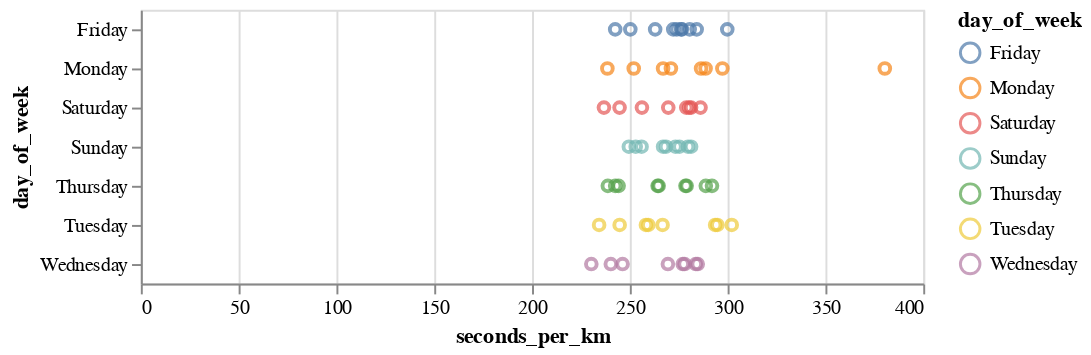

Notebook code for this chart:
### Code cell
# interaktiv
alt.Chart(df).mark_point().encode(
    x = "seconds_per_km",
    y = "day_of_week",
    color = "day_of_week"
).interactive()

### Figure 1 — Vega-Lite specification as saved in the notebook (floating-point values rounded to 4 significant figures)
{"$schema": "https://vega.github.io/schema/vega-lite/v4.8.1.json", "config": {"view": {"continuousHeight": 300, "continuousWidth": 400}}, "data": {"name": "data-31c7fd9393a38aac112a5c8ac5ad6139"}, "datasets": {"data-31c7fd9393a38aac112a5c8ac5ad6139": [{"Unnamed: 0": 182, "avgPace(/meter)": 0.3787, "calories(kcal)": 71, "date": "2022-01-10 20:39", "day_of_week": "Monday", "distance(m)": 1191, "distance_rounded": 1, "maxPace(/meter)": 7.246, "minPace(/meter)": 0.2501, "seconds_per_km": 380.4, "speed_per_km": "06:20.35", "sportTime(s)": 453, "startTime": "2022-01-10T13:39:17+00:00", "type": 1, "week": 2}, {"Unnamed: 0": 178, "avgPace(/meter)": 0.2878, "calories(kcal)": 60, "date": "2022-01-13 16:23", "day_of_week": "Thursday", "distance(m)": 1004, "distance_rounded": 1, "maxPace(/meter)": 2.342, "minPace(/meter)": 0.1982, "seconds_per_km": 288.8, "speed_per_km": "04:48.84", "sportTime(s)": 290, "startTime": "2022-01-13T09:23:16+00:00", "type": 1, "week": 2}, {"Unnamed: 0": 176, "avgPace(/meter)": 0.2637, "calories(kcal)": 39, "date": "2022-02-03 17:41", "day_of_week": "Thursday", "distance(m)": 1001, "distance_rounded": 1, "maxPace(/meter)": 0.609, "minPace(/meter)": 0.1993, "seconds_per_km": 264.7, "speed_per_km": "04:24.74", "sportTime(s)": 265, "startTime": "2022-02-03T10:41:12+00:00", "type": 1, "week": 5}, {"Unnamed: 0": 172, "avgPace(/meter)": 0.2803, "calories(kcal)": 50, "date": "2022-02-05 18:46", "day_of_week": "Saturday", "distance(m)": 1006, "distance_rounded": 1, "maxPace(/meter)": 0.6911, "minPace(/meter)": 0.229, "seconds_per_km": 281.3, "speed_per_km": "04:41.31", "sportTime(s)": 283, "startTime": "2022-02-05T11:46:47+00:00", "type": 1, "week": 5}, {"Unnamed: 0": 169, "avgPace(/meter)": 0.2675, "calories(kcal)": 34, "date": "2022-02-06 18:36", "day_of_week": "Sunday", "distance(m)": 1013, "distance_rounded": 1, "maxPace(/meter)": 0.6361, "minPace(/meter)": 0.2325, "seconds_per_km": 268.5, "speed_per_km": "04:28.51", "sportTime(s)": 272, "startTime": "2022-02-06T11:36:48+00:00", "type": 1, "week": 5}, {"Unnamed: 0": 166, "avgPace(/meter)": 0.26, "calories(kcal)": 39, "date": "2022-02-11 18:49", "day_of_week": "Friday", "distance(m)": 1004, "distance_rounded": 1, "maxPace(/meter)": 0.788, "minPace(/meter)": 0.198, "seconds_per_km": 262.9, "speed_per_km": "04:22.95", "sportTime(s)": 264, "startTime": "2022-02-11T11:49:54+00:00", "type": 1, "week": 6}, {"Unnamed: 0": 163, "avgPace(/meter)": 0.2552, "calories(kcal)": 44, "date": "2022-02-12 18:25", "day_of_week": "Saturday", "distance(m)": 1011, "distance_rounded": 1, "maxPace(/meter)": 0.5571, "minPace(/meter)": 0.1928, "seconds_per_km": 256.2, "speed_per_km": "04:16.18", "sportTime(s)": 259, "startTime": "2022-02-12T11:25:02+00:00", "type": 1, "week": 6}, {"Unnamed: 0": 161, "avgPace(/meter)": 0.255, "calories(kcal)": 37, "date": "2022-02-13 18:09", "day_of_week": "Sunday", "distance(m)": 1000, "distance_rounded": 1, "maxPace(/meter)": 0.576, "minPace(/meter)": 0.194, "seconds_per_km": 256, "speed_per_km": "04:16.00", "sportTime(s)": 256, "startTime": "2022-02-13T11:09:12+00:00", "type": 1, "week": 6}, {"Unnamed: 0": 157, "avgPace(/meter)": 0.2854, "calories(kcal)": 43, "date": "2022-02-14 18:50", "day_of_week": "Monday", "distance(m)": 1002, "distance_rounded": 1, "maxPace(/meter)": 0.7446, "minPace(/meter)": 0.2587, "seconds_per_km": 286.4, "speed_per_km": "04:46.43", "sportTime(s)": 287, "startTime": "2022-02-14T11:50:09+00:00", "type": 1, "week": 7}, {"Unnamed: 0": 155, "avgPace(/meter)": 0.2827, "calories(kcal)": 60, "date": "2022-02-16 18:12", "day_of_week": "Wednesday", "distance(m)": 1001, "distance_rounded": 1, "maxPace(/meter)": 2.165, "minPace(/meter)": 0.1834, "seconds_per_km": 283.7, "speed_per_km": "04:43.72", "sportTime(s)": 284, "startTime": "2022-02-16T11:12:40+00:00", "type": 1, "week": 7}, {"Unnamed: 0": 152, "avgPace(/meter)": 0.2793, "calories(kcal)": 55, "date": "2022-03-05 07:10", "day_of_week": "Saturday", "distance(m)": 1006, "distance_rounded": 1, "maxPace(/meter)": 0.6154, "minPace(/meter)": 0.2083, "seconds_per_km": 280.3, "speed_per_km": "04:40.32", "sportTime(s)": 282, "startTime": "2022-03-05T00:10:22+00:00", "type": 1, "week": 9}, {"Unnamed: 0": 150, "avgPace(/meter)": 0.2796, "calories(kcal)": 47, "date": "2022-03-18 18:26", "day_of_week": "Friday", "distance(m)": 1005, "distance_rounded": 1, "maxPace(/meter)": 0.8749, "minPace(/meter)": 0.2372, "seconds_per_km": 280.6, "speed_per_km": "04:40.60", "sportTime(s)": 282, "startTime": "2022-03-18T11:26:11+00:00", "type": 1, "week": 11}, {"Unnamed: 0": 146, "avgPace(/meter)": 0.2964, "calories(kcal)": 57, "date": "2022-03-28 18:45", "day_of_week": "Monday", "distance(m)": 1046, "distance_rounded": 1, "maxPace(/meter)": 0.639, "minPace(/meter)": 0.2149, "seconds_per_km": 297.3, "speed_per_km": "04:57.32", "sportTime(s)": 311, "startTime": "2022-03-28T11:45:13+00:00", "type": 1, "week": 13}, {"Unnamed: 0": 144, "avgPace(/meter)": 0.3011, "calories(kcal)": 57, "date": "2022-03-29 19:02", "day_of_week": "Tuesday", "distance(m)": 1003, "distance_rounded": 1, "maxPace(/meter)": 0.6835, "minPace(/meter)": 0.2301, "seconds_per_km": 302.1, "speed_per_km": "05:2.09", "sportTime(s)": 303, "startTime": "2022-03-29T12:02:25+00:00", "type": 1, "week": 13}, {"Unnamed: 0": 142, "avgPace(/meter)": 0.2837, "calories(kcal)": 49, "date": "2022-03-30 18:52", "day_of_week": "Wednesday", "distance(m)": 1001, "distance_rounded": 1, "maxPace(/meter)": 0.4753, "minPace(/meter)": 0.1658, "seconds_per_km": 284.7, "speed_per_km": "04:44.72", "sportTime(s)": 285, "startTime": "2022-03-30T11:52:16+00:00", "type": 1, "week": 13}, {"Unnamed: 0": 140, "avgPace(/meter)": 0.27, "calories(kcal)": 48, "date": "2022-04-04 17:57", "day_of_week": "Monday", "distance(m)": 1000, "distance_rounded": 1, "maxPace(/meter)": 0.7117, "minPace(/meter)": 0.2248, "seconds_per_km": 271, "speed_per_km": "04:31.00", "sportTime(s)": 271, "startTime": "2022-04-04T10:57:56+00:00", "type": 1, "week": 14}, {"Unnamed: 0": 137, "avgPace(/meter)": 0.273, "calories(kcal)": 51, "date": "2022-04-08 18:39", "day_of_week": "Friday", "distance(m)": 1000, "distance_rounded": 1, "maxPace(/meter)": 0.6707, "minPace(/meter)": 0.2315, "seconds_per_km": 274, "speed_per_km": "04:34.00", "sportTime(s)": 274, "startTime": "2022-04-08T11:39:28+00:00", "type": 1, "week": 14}, {"Unnamed: 0": 134, "avgPace(/meter)": 0.2744, "calories(kcal)": 45, "date": "2022-04-10 18:41", "day_of_week": "Sunday", "distance(m)": 1006, "distance_rounded": 1, "maxPace(/meter)": 0.6873, "minPace(/meter)": 0.2137, "seconds_per_km": 275.3, "speed_per_km": "04:35.35", "sportTime(s)": 277, "startTime": "2022-04-10T11:41:58+00:00", "type": 1, "week": 14}, {"Unnamed: 0": 131, "avgPace(/meter)": 0.277, "calories(kcal)": 44, "date": "2022-04-13 17:48", "day_of_week": "Wednesday", "distance(m)": 1000, "distance_rounded": 1, "maxPace(/meter)": 0.7634, "minPace(/meter)": 0.2038, "seconds_per_km": 278, "speed_per_km": "04:38.00", "sportTime(s)": 278, "startTime": "2022-04-13T10:48:11+00:00", "type": 1, "week": 15}, {"Unnamed: 0": 128, "avgPace(/meter)": 0.2756, "calories(kcal)": 39, "date": "2022-04-15 16:54", "day_of_week": "Friday", "distance(m)": 1005, "distance_rounded": 1, "maxPace(/meter)": 0.7968, "minPace(/meter)": 0.244, "seconds_per_km": 276.6, "speed_per_km": "04:36.62", "sportTime(s)": 278, "startTime": "2022-04-15T09:54:21+00:00", "type": 1, "week": 15}, {"Unnamed: 0": 125, "avgPace(/meter)": 0.2939, "calories(kcal)": 62, "date": "2022-04-26 18:40", "day_of_week": "Tuesday", "distance(m)": 1201, "distance_rounded": 1, "maxPace(/meter)": 1.115, "minPace(/meter)": 0.1997, "seconds_per_km": 294.8, "speed_per_km": "04:54.75", "sportTime(s)": 354, "startTime": "2022-04-26T11:40:21+00:00", "type": 1, "week": 17}, {"Unnamed: 0": 123, "avgPace(/meter)": 0.2685, "calories(kcal)": 48, "date": "2022-04-27 18:31", "day_of_week": "Wednesday", "distance(m)": 1002, "distance_rounded": 1, "maxPace(/meter)": 0.6803, "minPace(/meter)": 0.2187, "seconds_per_km": 269.5, "speed_per_km": "04:29.46", "sportTime(s)": 270, "startTime": "2022-04-27T11:31:56+00:00", "type": 1, "week": 17}, {"Unnamed: 0": 121, "avgPace(/meter)": 0.2774, "calories(kcal)": 50, "date": "2022-04-28 17:37", "day_of_week": "Thursday", "distance(m)": 1002, "distance_rounded": 1, "maxPace(/meter)": 0.8052, "minPace(/meter)": 0.221, "seconds_per_km": 278.4, "speed_per_km": "04:38.44", "sportTime(s)": 279, "startTime": "2022-04-28T10:37:51+00:00", "type": 1, "week": 17}, {"Unnamed: 0": 119, "avgPace(/meter)": 0.2974, "calories(kcal)": 89, "date": "2022-04-29 18:01", "day_of_week": "Friday", "distance(m)": 1651, "distance_rounded": 1, "maxPace(/meter)": 1.217, "minPace(/meter)": 0.2073, "seconds_per_km": 299.8, "speed_per_km": "04:59.82", "sportTime(s)": 495, "startTime": "2022-04-29T11:01:29+00:00", "type": 1, "week": 17}, {"Unnamed: 0": 117, "avgPace(/meter)": 0.2803, "calories(kcal)": 41, "date": "2022-05-01 16:48", "day_of_week": "Sunday", "distance(m)": 1006, "distance_rounded": 1, "maxPace(/meter)": 0.8224, "minPace(/meter)": 0.2239, "seconds_per_km": 281.3, "speed_per_km": "04:41.31", "sportTime(s)": 283, "startTime": "2022-05-01T09:48:50+00:00", "type": 1, "week": 17}, {"Unnamed: 0": 112, "avgPace(/meter)": 0.2761, "calories(kcal)": 42, "date": "2022-05-04 18:52", "day_of_week": "Wednesday", "distance(m)": 1007, "distance_rounded": 1, "maxPace(/meter)": 0.6135, "minPace(/meter)": 0.2112, "seconds_per_km": 277.1, "speed_per_km": "04:37.06", "sportTime(s)": 279, "startTime": "2022-05-04T11:52:29+00:00", "type": 1, "week": 18}, {"Unnamed: 0": 110, "avgPace(/meter)": 0.291, "calories(kcal)": 52, "date": "2022-05-05 18:15", "day_of_week": "Thursday", "distance(m)": 1000, "distance_rounded": 1, "maxPace(/meter)": 0.7042, "minPace(/meter)": 0.216, "seconds_per_km": 292, "speed_per_km": "04:52.00", "sportTime(s)": 292, "startTime": "2022-05-05T11:15:38+00:00", "type": 1, "week": 18}, {"Unnamed: 0": 107, "avgPace(/meter)": 0.2712, "calories(kcal)": 47, "date": "2022-05-06 17:16", "day_of_week": "Friday", "distance(m)": 1003, "distance_rounded": 1, "maxPace(/meter)": 0.7022, "minPace(/meter)": 0.2276, "seconds_per_km": 272.2, "speed_per_km": "04:32.18", "sportTime(s)": 273, "startTime": "2022-05-06T10:16:48+00:00", "type": 1, "week": 18}, {"Unnamed: 0": 104, "avgPace(/meter)": 0.278, "calories(kcal)": 52, "date": "2022-05-07 16:47", "day_of_week": "Saturday", "distance(m)": 1040, "distance_rounded": 1, "maxPace(/meter)": 212, "minPace(/meter)": 0.2129, "seconds_per_km": 278.8, "speed_per_km": "04:38.85", "sportTime(s)": 290, "startTime": "2022-05-07T09:47:30+00:00", "type": 1, "week": 18}, {"Unnamed: 0": 102, "avgPace(/meter)": 0.279, "calories(kcal)": 56, "date": "2022-05-08 18:24", "day_of_week": "Sunday", "distance(m)": 1026, "distance_rounded": 1, "maxPace(/meter)": 225, "minPace(/meter)": 0.2221, "seconds_per_km": 279.7, "speed_per_km": "04:39.73", "sportTime(s)": 287, "startTime": "2022-05-08T11:24:19+00:00", "type": 1, "week": 18}, {"Unnamed: 0": 99, "avgPace(/meter)": 0.278, "calories(kcal)": 59, "date": "2022-05-12 18:36", "day_of_week": "Thursday", "distance(m)": 1007, "distance_rounded": 1, "maxPace(/meter)": 178, "minPace(/meter)": 0.1781, "seconds_per_km": 279.0, "speed_per_km": "04:39.05", "sportTime(s)": 281, "startTime": "2022-05-12T11:36:50+00:00", "type": 1, "week": 19}, {"Unnamed: 0": 96, "avgPace(/meter)": 0.283, "calories(kcal)": 55, "date": "2022-05-13 18:36", "day_of_week": "Friday", "distance(m)": 1024, "distance_rounded": 1, "maxPace(/meter)": 201, "minPace(/meter)": 0.2015, "seconds_per_km": 284.2, "speed_per_km": "04:44.18", "sportTime(s)": 291, "startTime": "2022-05-13T11:36:23+00:00", "type": 1, "week": 19}, {"Unnamed: 0": 92, "avgPace(/meter)": 0.273, "calories(kcal)": 51, "date": "2022-05-15 18:36", "day_of_week": "Sunday", "distance(m)": 1028, "distance_rounded": 1, "maxPace(/meter)": 197, "minPace(/meter)": 0.1974, "seconds_per_km": 273.3, "speed_per_km": "04:33.35", "sportTime(s)": 281, "startTime": "2022-05-15T11:36:24+00:00", "type": 1, "week": 19}, {"Unnamed: 0": 89, "avgPace(/meter)": 0.288, "calories(kcal)": 63, "date": "2022-05-16 18:31", "day_of_week": "Monday", "distance(m)": 1046, "distance_rounded": 1, "maxPace(/meter)": 210, "minPace(/meter)": 0.2106, "seconds_per_km": 288.7, "speed_per_km": "04:48.72", "sportTime(s)": 302, "startTime": "2022-05-16T11:31:34+00:00", "type": 1, "week": 20}, {"Unnamed: 0": 86, "avgPace(/meter)": 0.293, "calories(kcal)": 63, "date": "2022-05-17 18:15", "day_of_week": "Tuesday", "distance(m)": 1049, "distance_rounded": 1, "maxPace(/meter)": 237, "minPace(/meter)": 0.2227, "seconds_per_km": 293.6, "speed_per_km": "04:53.61", "sportTime(s)": 308, "startTime": "2022-05-17T11:15:00+00:00", "type": 1, "week": 20}, {"Unnamed: 0": 82, "avgPace(/meter)": 0.2841, "calories(kcal)": 50.03, "date": "2022-05-21 20:48", "day_of_week": "Saturday", "distance(m)": 1003, "distance_rounded": 1, "maxPace(/meter)": 0.6219, "minPace(/meter)": 0.2232, "seconds_per_km": 286.1, "speed_per_km": "04:46.14", "sportTime(s)": 287, "startTime": "2022-05-21T13:48:24+00:00", "type": 1, "week": 20}, {"Unnamed: 0": 79, "avgPace(/meter)": 0.265, "calories(kcal)": 44.08, "date": "2022-05-22 17:22", "day_of_week": "Sunday", "distance(m)": 1000, "distance_rounded": 1, "maxPace(/meter)": 0.815, "minPace(/meter)": 0.2136, "seconds_per_km": 267, "speed_per_km": "04:27.00", "sportTime(s)": 267, "startTime": "2022-05-22T10:22:47+00:00", "type": 1, "week": 20}, {"Unnamed: 0": 76, "avgPace(/meter)": 0.265, "calories(kcal)": 50.33, "date": "2022-05-23 18:46", "day_of_week": "Monday", "distance(m)": 1000, "distance_rounded": 1, "maxPace(/meter)": 0.668, "minPace(/meter)": 0.2187, "seconds_per_km": 267, "speed_per_km": "04:27.00", "sportTime(s)": 267, "startTime": "2022-05-23T11:46:59+00:00", "type": 1, "week": 21}, {"Unnamed: 0": 73, "avgPace(/meter)": 0.2647, "calories(kcal)": 44.15, "date": "2022-05-24 18:54", "day_of_week": "Tuesday", "distance(m)": 1001, "distance_rounded": 1, "maxPace(/meter)": 0.9251, "minPace(/meter)": 0.2227, "seconds_per_km": 266.7, "speed_per_km": "04:26.73", "sportTime(s)": 267, "startTime": "2022-05-24T11:54:01+00:00", "type": 1, "week": 21}, {"Unnamed: 0": 70, "avgPace(/meter)": 0.2353, "calories(kcal)": 40.81, "date": "2022-05-25 17:56", "day_of_week": "Wednesday", "distance(m)": 1003, "distance_rounded": 1, "maxPace(/meter)": 0.9066, "minPace(/meter)": 0.1197, "seconds_per_km": 240.3, "speed_per_km": "04:0.28", "sportTime(s)": 241, "startTime": "2022-05-25T10:56:04+00:00", "type": 1, "week": 21}, {"Unnamed: 0": 67, "avgPace(/meter)": 0.2622, "calories(kcal)": 53.12, "date": "2022-05-26 17:17", "day_of_week": "Thursday", "distance(m)": 1003, "distance_rounded": 1, "maxPace(/meter)": 0.558, "minPace(/meter)": 0.1968, "seconds_per_km": 264.2, "speed_per_km": "04:24.21", "sportTime(s)": 265, "startTime": "2022-05-26T10:17:38+00:00", "type": 1, "week": 21}, {"Unnamed: 0": 64, "avgPace(/meter)": 0.2742, "calories(kcal)": 43.04, "date": "2022-05-27 18:35", "day_of_week": "Friday", "distance(m)": 1003, "distance_rounded": 1, "maxPace(/meter)": 0.757, "minPace(/meter)": 0.2449, "seconds_per_km": 276.2, "speed_per_km": "04:36.17", "sportTime(s)": 277, "startTime": "2022-05-27T11:35:19+00:00", "type": 1, "week": 21}, {"Unnamed: 0": 61, "avgPace(/meter)": 0.2677, "calories(kcal)": 51.33, "date": "2022-05-28 17:39", "day_of_week": "Saturday", "distance(m)": 1005, "distance_rounded": 1, "maxPace(/meter)": 0.6452, "minPace(/meter)": 0.2224, "seconds_per_km": 269.7, "speed_per_km": "04:29.65", "sportTime(s)": 271, "startTime": "2022-05-28T10:39:29+00:00", "type": 1, "week": 21}, {"Unnamed: 0": 58, "avgPace(/meter)": 0.251, "calories(kcal)": 41, "date": "2022-05-29 18:19", "day_of_week": "Sunday", "distance(m)": 1000, "distance_rounded": 1, "maxPace(/meter)": 0.4274, "minPace(/meter)": 0.1839, "seconds_per_km": 253, "speed_per_km": "04:13.00", "sportTime(s)": 253, "startTime": "2022-05-29T11:19:12+00:00", "type": 1, "week": 21}, {"Unnamed: 0": 55, "avgPace(/meter)": 0.25, "calories(kcal)": 48.92, "date": "2022-05-30 18:55", "day_of_week": "Monday", "distance(m)": 1004, "distance_rounded": 1, "maxPace(/meter)": 0.4058, "minPace(/meter)": 0.1746, "seconds_per_km": 252.0, "speed_per_km": "04:11.99", "sportTime(s)": 253, "startTime": "2022-05-30T11:55:16+00:00", "type": 1, "week": 22}, {"Unnamed: 0": 52, "avgPace(/meter)": 0.2575, "calories(kcal)": 49.91, "date": "2022-05-31 18:42", "day_of_week": "Tuesday", "distance(m)": 1006, "distance_rounded": 1, "maxPace(/meter)": 0.5513, "minPace(/meter)": 0.203, "seconds_per_km": 259.4, "speed_per_km": "04:19.44", "sportTime(s)": 261, "startTime": "2022-05-31T11:42:33+00:00", "type": 1, "week": 22}, {"Unnamed: 0": 49, "avgPace(/meter)": 0.2483, "calories(kcal)": 45.2, "date": "2022-06-03 18:03", "day_of_week": "Friday", "distance(m)": 1003, "distance_rounded": 1, "maxPace(/meter)": 0.8258, "minPace(/meter)": 0.1627, "seconds_per_km": 250.2, "speed_per_km": "04:10.25", "sportTime(s)": 251, "startTime": "2022-06-03T11:03:24+00:00", "type": 1, "week": 22}, {"Unnamed: 0": 46, "avgPace(/meter)": 0.2428, "calories(kcal)": 51.81, "date": "2022-06-04 18:38", "day_of_week": "Saturday", "distance(m)": 1001, "distance_rounded": 1, "maxPace(/meter)": 0.5981, "minPace(/meter)": 0.2102, "seconds_per_km": 244.8, "speed_per_km": "04:4.76", "sportTime(s)": 245, "startTime": "2022-06-04T11:38:21+00:00", "type": 1, "week": 22}, {"Unnamed: 0": 43, "avgPace(/meter)": 0.2348, "calories(kcal)": 30.82, "date": "2022-06-11 17:38", "day_of_week": "Saturday", "distance(m)": 1001, "distance_rounded": 1, "maxPace(/meter)": 0.5176, "minPace(/meter)": 0.1971, "seconds_per_km": 236.8, "speed_per_km": "03:56.76", "sportTime(s)": 237, "startTime": "2022-06-11T10:38:27+00:00", "type": 1, "week": 23}, {"Unnamed: 0": 39, "avgPace(/meter)": 0.2475, "calories(kcal)": 51.79, "date": "2022-06-12 17:47", "day_of_week": "Sunday", "distance(m)": 1006, "distance_rounded": 1, "maxPace(/meter)": 0.6472, "minPace(/meter)": 0.2005, "seconds_per_km": 249.5, "speed_per_km": "04:9.50", "sportTime(s)": 251, "startTime": "2022-06-12T10:47:29+00:00", "type": 1, "week": 23}, {"Unnamed: 0": 36, "avgPace(/meter)": 0.2562, "calories(kcal)": 56.05, "date": "2022-06-14 19:03", "day_of_week": "Tuesday", "distance(m)": 1003, "distance_rounded": 1, "maxPace(/meter)": 0.5627, "minPace(/meter)": 0.1935, "seconds_per_km": 258.2, "speed_per_km": "04:18.23", "sportTime(s)": 259, "startTime": "2022-06-14T12:03:23+00:00", "type": 1, "week": 24}, {"Unnamed: 0": 32, "avgPace(/meter)": 0.2443, "calories(kcal)": 47.92, "date": "2022-06-15 18:46", "day_of_week": "Wednesday", "distance(m)": 1011, "distance_rounded": 1, "maxPace(/meter)": 0.5219, "minPace(/meter)": 0.1885, "seconds_per_km": 246.3, "speed_per_km": "04:6.29", "sportTime(s)": 249, "startTime": "2022-06-15T11:46:25+00:00", "type": 1, "week": 24}, {"Unnamed: 0": 27, "avgPace(/meter)": 0.2405, "calories(kcal)": 33.65, "date": "2022-06-16 18:03", "day_of_week": "Thursday", "distance(m)": 1002, "distance_rounded": 1, "maxPace(/meter)": 0.5764, "minPace(/meter)": 0.1971, "seconds_per_km": 242.5, "speed_per_km": "04:2.51", "sportTime(s)": 243, "startTime": "2022-06-16T11:03:28+00:00", "type": 1, "week": 24}, {"Unnamed: 0": 23, "avgPace(/meter)": 0.2405, "calories(kcal)": 48.66, "date": "2022-06-17 18:03", "day_of_week": "Friday", "distance(m)": 1002, "distance_rounded": 1, "maxPace(/meter)": 0.4713, "minPace(/meter)": 0.1802, "seconds_per_km": 242.5, "speed_per_km": "04:2.51", "sportTime(s)": 243, "startTime": "2022-06-17T11:03:58+00:00", "type": 1, "week": 24}, {"Unnamed: 0": 18, "avgPace(/meter)": 0.2428, "calories(kcal)": 45, "date": "2022-06-21 19:23", "day_of_week": "Tuesday", "distance(m)": 1009, "distance_rounded": 1, "maxPace(/meter)": 0.5322, "minPace(/meter)": 0.1881, "seconds_per_km": 244.8, "speed_per_km": "04:4.80", "sportTime(s)": 247, "startTime": "2022-06-21T12:23:33+00:00", "type": 1, "week": 25}, {"Unnamed: 0": 15, "avgPace(/meter)": 0.2423, "calories(kcal)": 49.76, "date": "2022-06-23 18:16", "day_of_week": "Thursday", "distance(m)": 1003, "distance_rounded": 1, "maxPace(/meter)": 0.627, "minPace(/meter)": 0.1883, "seconds_per_km": 244.3, "speed_per_km": "04:4.27", "sportTime(s)": 245, "startTime": "2022-06-23T11:16:47+00:00", "type": 1, "week": 25}, {"Unnamed: 0": 10, "avgPace(/meter)": 0.2365, "calories(kcal)": 48.67, "date": "2022-06-27 18:45", "day_of_week": "Monday", "distance(m)": 1002, "distance_rounded": 1, "maxPace(/meter)": 0.6246, "minPace(/meter)": 0.1815, "seconds_per_km": 238.5, "speed_per_km": "03:58.52", "sportTime(s)": 239, "startTime": "2022-06-27T11:45:38+00:00", "type": 1, "week": 26}, {"Unnamed: 0": 7, "avgPace(/meter)": 0.2323, "calories(kcal)": 39.65, "date": "2022-06-28 18:07", "day_of_week": "Tuesday", "distance(m)": 1003, "distance_rounded": 1, "maxPace(/meter)": 0.4755, "minPace(/meter)": 0.1836, "seconds_per_km": 234.3, "speed_per_km": "03:54.30", "sportTime(s)": 235, "startTime": "2022-06-28T11:07:21+00:00", "type": 1, "week": 26}, {"Unnamed: 0": 4, "avgPace(/meter)": 0.2283, "calories(kcal)": 33.62, "date": "2022-06-29 19:02", "day_of_week": "Wednesday", "distance(m)": 1003, "distance_rounded": 1, "maxPace(/meter)": 0.5453, "minPace(/meter)": 0.1936, "seconds_per_km": 230.3, "speed_per_km": "03:50.31", "sportTime(s)": 231, "startTime": "2022-06-29T12:02:34+00:00", "type": 1, "week": 26}, {"Unnamed: 0": 1, "avgPace(/meter)": 0.2368, "calories(kcal)": 36.82, "date": "2022-06-30 19:31", "day_of_week": "Thursday", "distance(m)": 1001, "distance_rounded": 1, "maxPace(/meter)": 0.6545, "minPace(/meter)": 0.1648, "seconds_per_km": 238.8, "speed_per_km": "03:58.76", "sportTime(s)": 239, "startTime": "2022-06-30T12:31:18+00:00", "type": 1, "week": 26}]}, "encoding": {"color": {"field": "day_of_week", "type": "nominal"}, "x": {"field": "seconds_per_km", "type": "quantitative"}, "y": {"field": "day_of_week", "type": "nominal"}}, "mark": "point", "selection": {"selector012": {"bind": "scales", "encodings": ["x", "y"], "type": "interval"}}}
